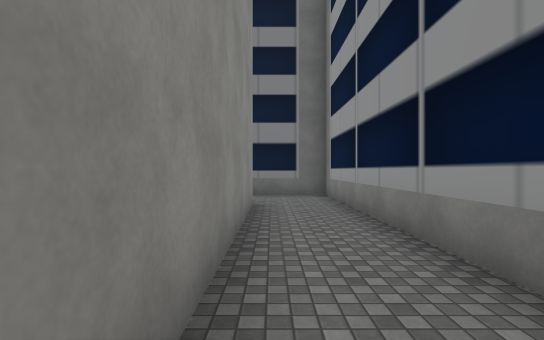
[1] (above)

24 first-person views from a walk through a 3-D level made in the Unity game engine. The camera is 1.5 m above the floor, looks level and sees 85° across. The floor is counted in squares, 2 m on a side. Each view is taken from the middle of a square. On the plan, view 1 faces up. The plan holds only what a view shows up to about 10 squares ahead; the rest is blank. The place goes on beyond the plan. Some surface patterns are stand-ins.

[2]
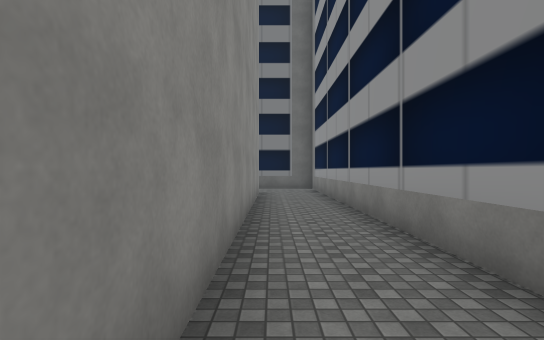

[3]
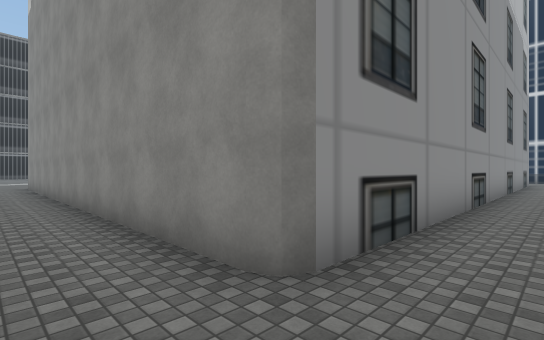

[4]
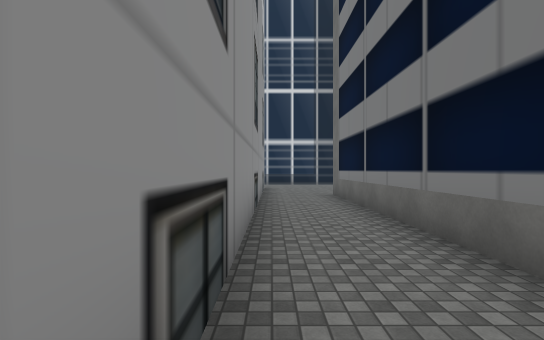

[5]
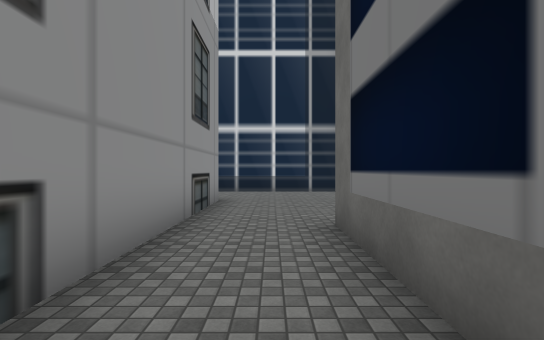

[6]
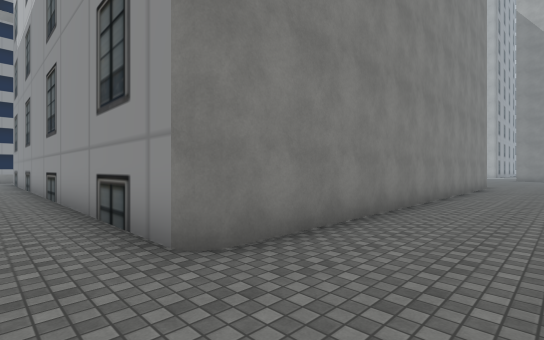

[7]
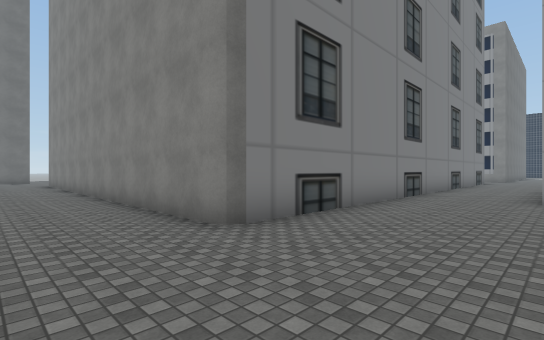

[8]
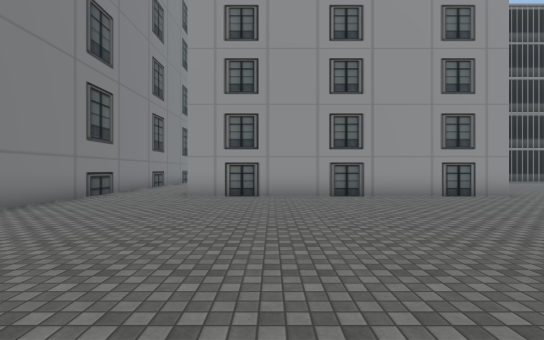

[9]
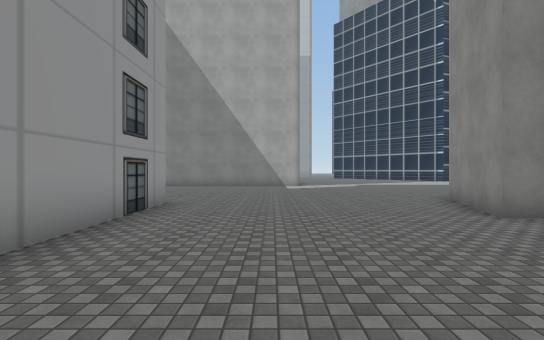

[10]
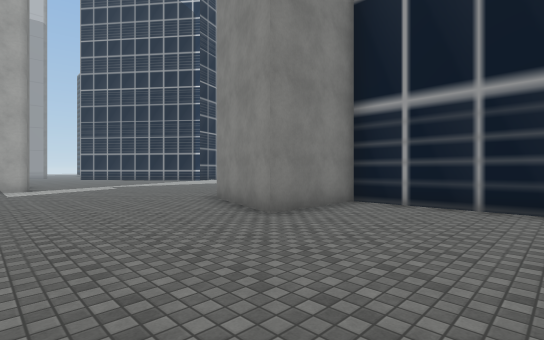

[11]
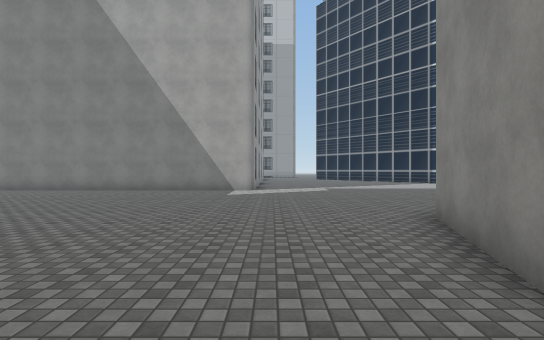

[12]
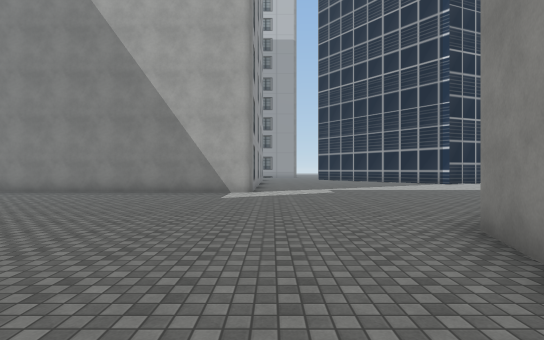

[13]
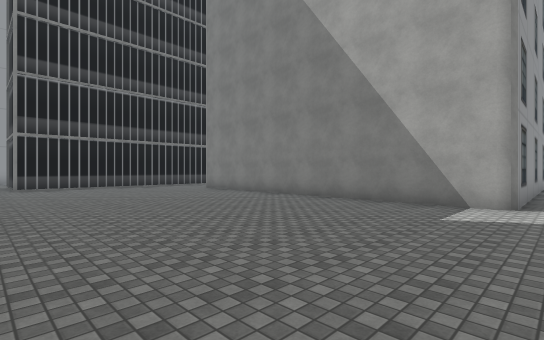

[14]
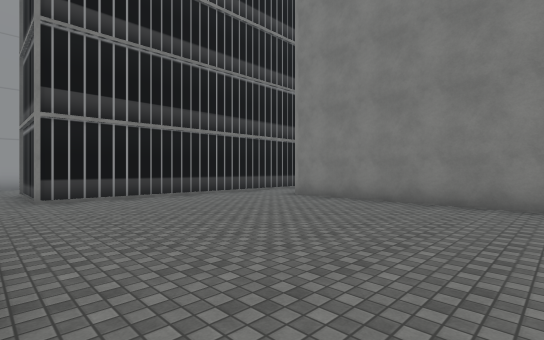

[15]
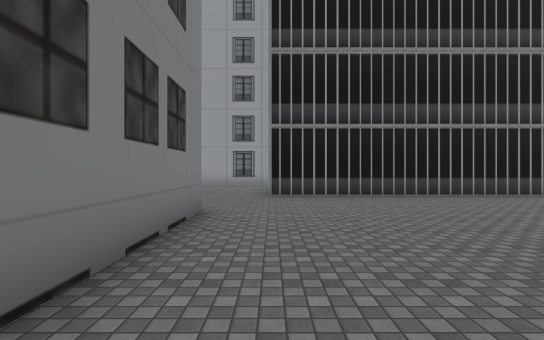

[16]
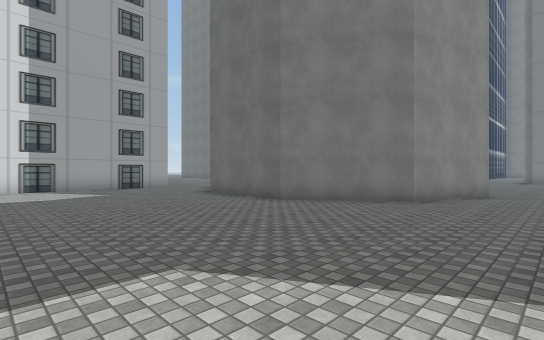

[17]
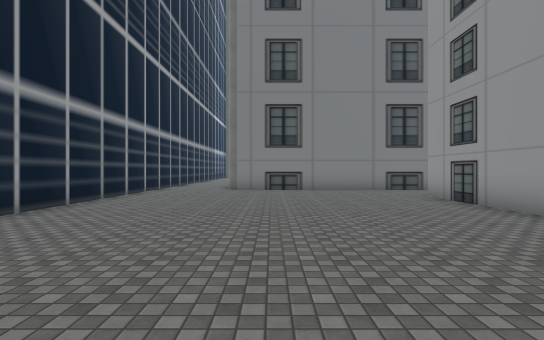

[18]
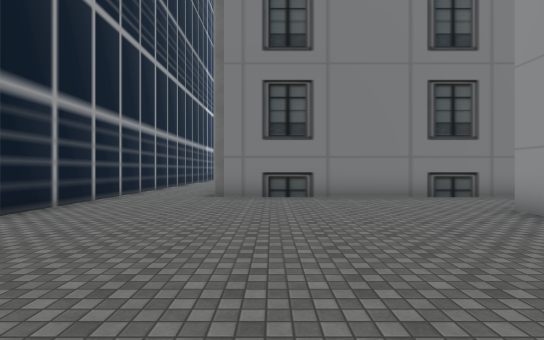

[19]
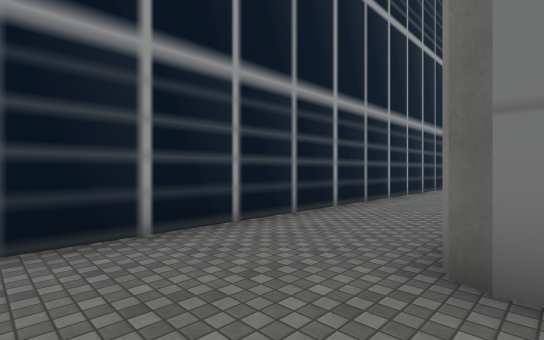

[20]
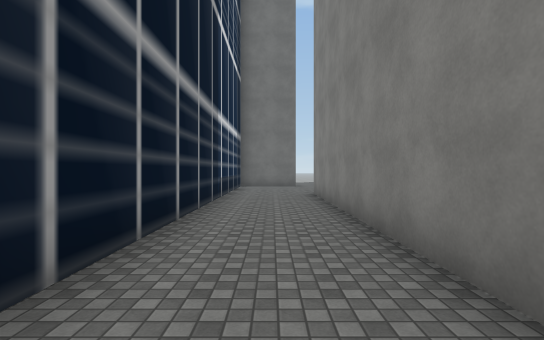

[21]
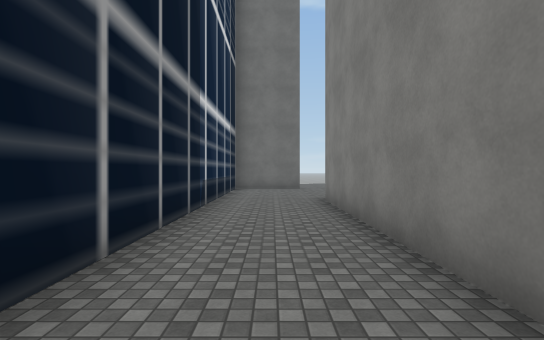

[22]
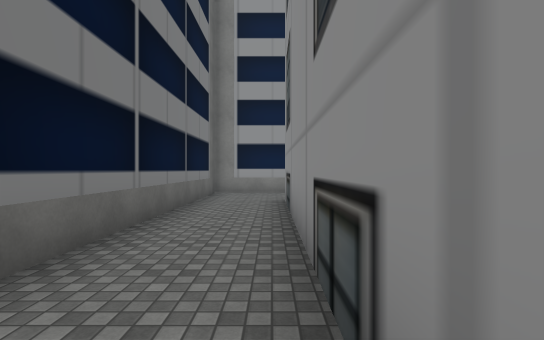

[23]
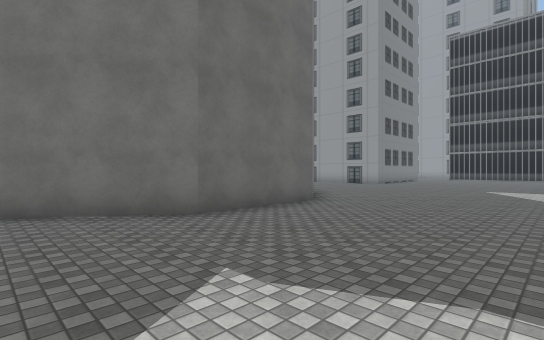

[24]
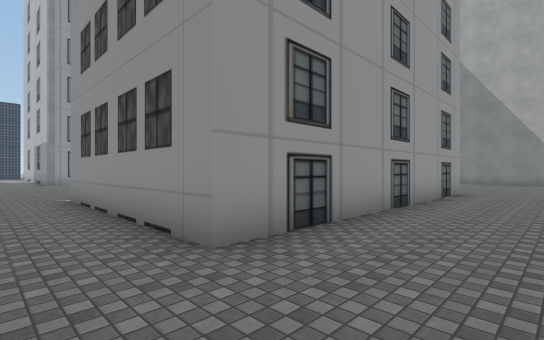

### Floor plan
Points are (right, up) in squares from view 1. A wall is a line through its corners. A room is listed if a view was taken in it or the views show most of it. See-through windows are left out.
Room 1 (views 1, 2)
walls: (-2, -20) (0, -20); (1.6, -1.2) (1.6, 6.4); (-0.4, 6.5) (-0.4, -4.6)
ways out: opening at (-5, -8.5) to room 2; opening at (-4, -19) to room 2; opening at (0.5, 7) to room 2
Room 2 (views 3, 4, 5, 6, 7, 8, 9, 10, 11, 12, 13, 14, 15, 16, 17, 18, 19, 20, 21, 22, 23, 24)
walls: (-11.6, -18.8) (-11.6, -9.6) (-5.6, -9.6); (-17.7, -6.5) (-17.7, 6.3) (-17.5, 6.7) (-0.8, 6.7) (-0.4, 6.5); (-9.1, -6.8) (-17.4, -6.8); (-5.5, -18.7) (-9.6, -18.7); (-15.3, -27.5) (-15.3, -25.9) (-5.2, -25.9); (-2.9, -27.5) (-2.9, -20); (-20.4, 9) (-20.4, -16.7) (-17.6, -16.7) (-18.6, -19.7) (-21.2, -21.6) (-24.3, -21.6) (-26.8, -19.7); (1.6, 6.4) (1.6, 8.9) (-14.1, 8.9)
ways out: opening at (-5, -8.5) to room 1; opening at (-4, -19) to room 1; opening at (0.5, 7) to room 1

Positions as (right, up) in squares from view 1, and headings:
1: (0, 0), facing up
2: (0, -3), facing up
3: (1, 8), facing down-left
4: (-5, 7), facing left
5: (-10, 8), facing left
6: (-20, 8), facing down-right
7: (-20, -10), facing up-right
8: (-20, -12), facing right
9: (-14, -12), facing down
10: (-14, -13), facing down-left
11: (-16, -15), facing down
12: (-16, -16), facing down
13: (-16, -19), facing down-right
14: (-11, -19), facing down-right
15: (-11, -20), facing right
16: (-16, -27), facing up-left
17: (-16, -18), facing up
18: (-16, -15), facing up
19: (-17, -9), facing up-left
20: (-19, -3), facing up
21: (-19, -1), facing up
22: (-8, 7), facing right
23: (-27, -26), facing up-right
24: (-14, -8), facing down-right
